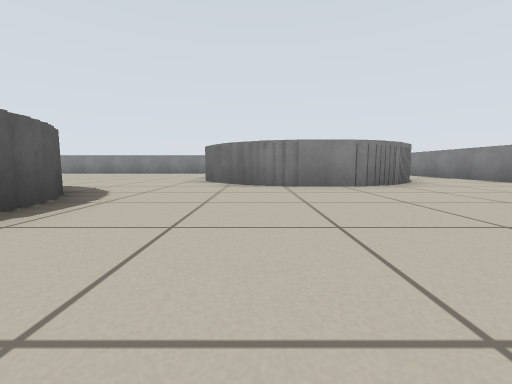
View 1 (above)

23 first-person views from a walk through a world built for the Player/Stage simulator. The camera is 0.37 m above the floor, tilts 6° down and sees 90° across. The lines on the ground mark 1 m squares. The floor is counted in squares, 1 m on a side. Each view is taken from the middle of a square. On the plan, view 1 faces up. The plan holds only what a view shows up to about 9 squares ahead; the rest is blank. Robots are left out.

View 2
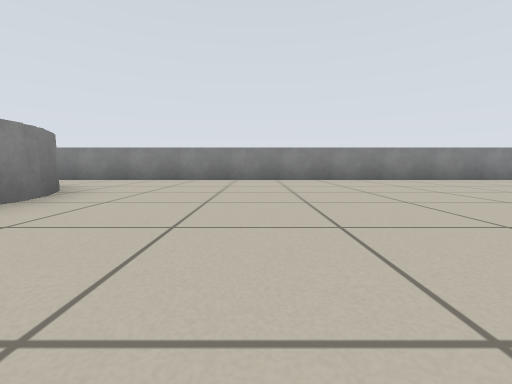

View 3
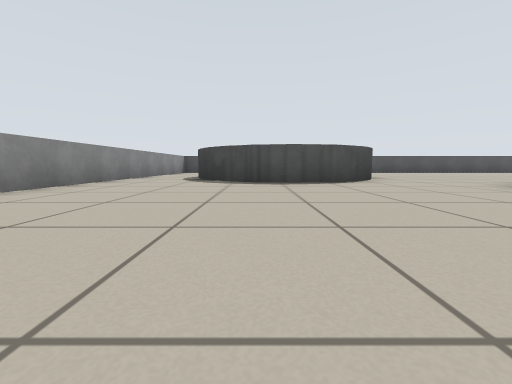

View 4
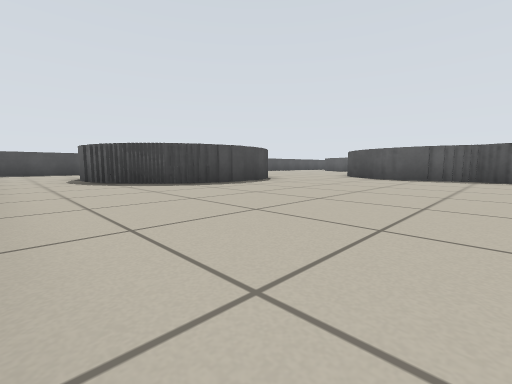

View 5
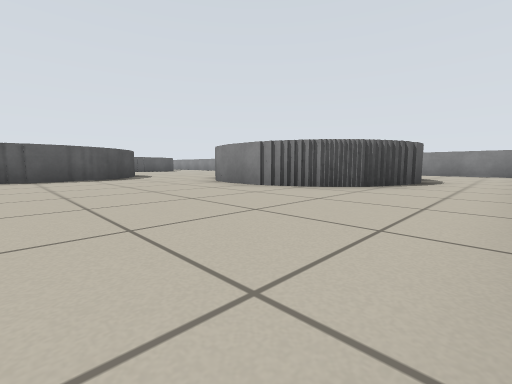

View 6
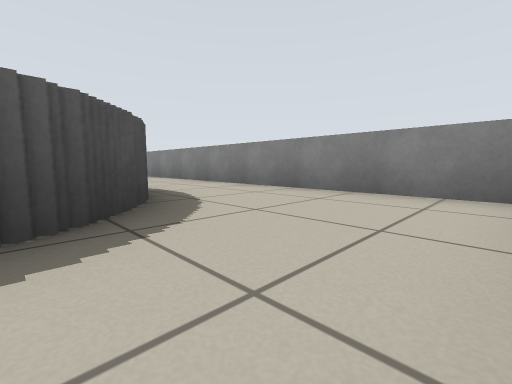

View 7
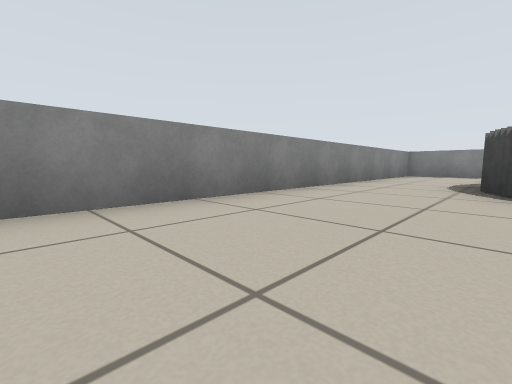

View 8
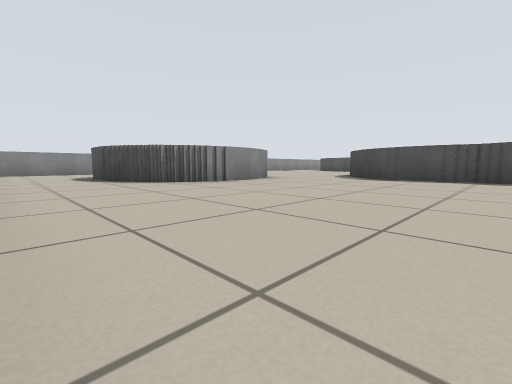

View 9
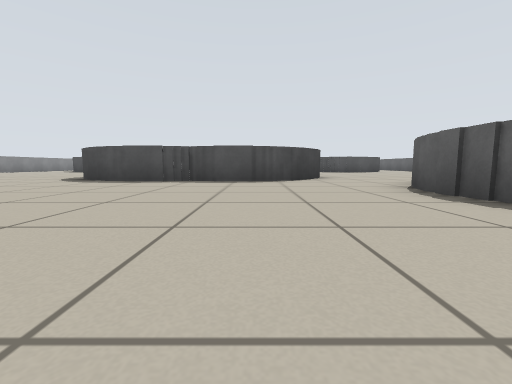

View 10
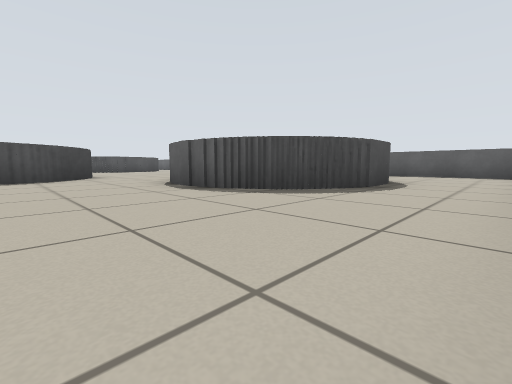

View 11
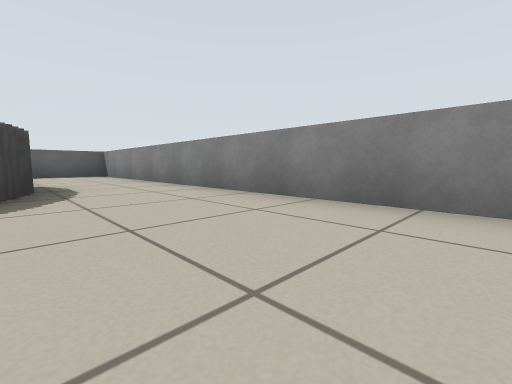

View 12
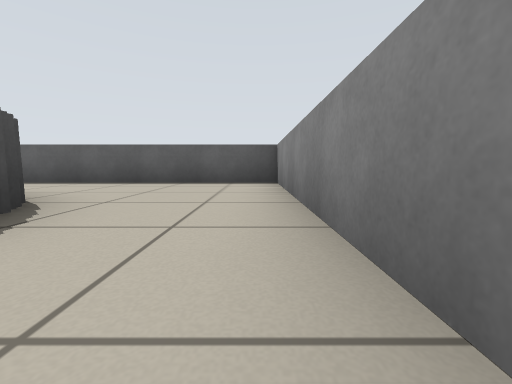

View 13
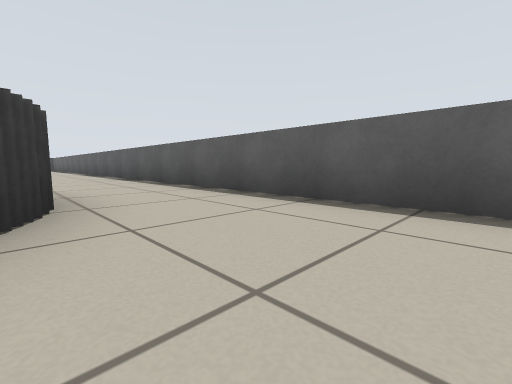

View 14
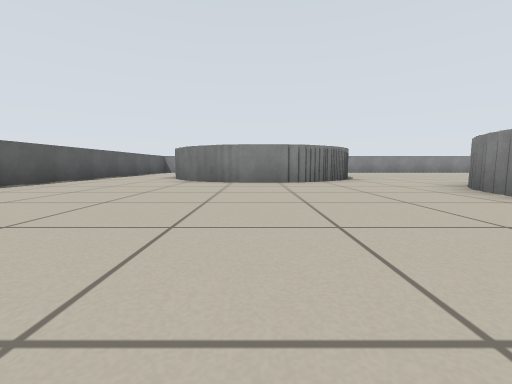

View 15
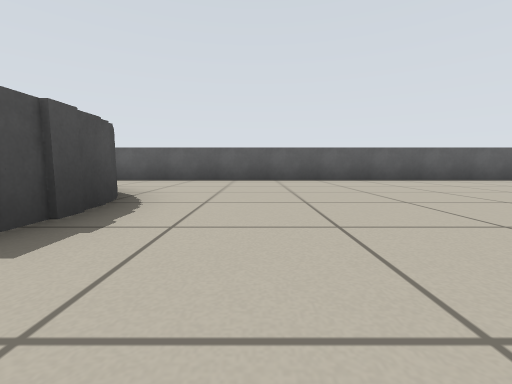

View 16
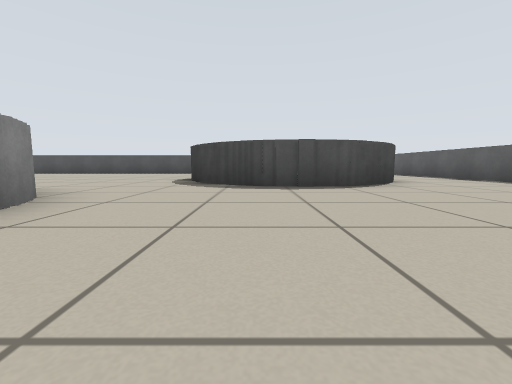

View 17
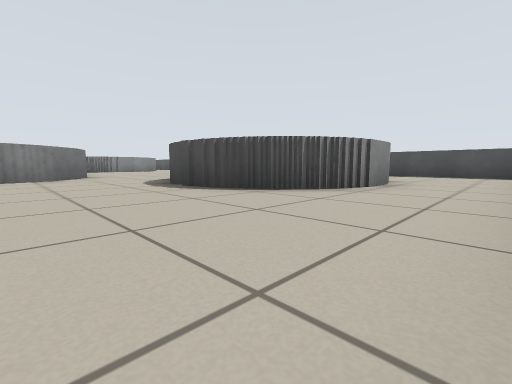

View 18
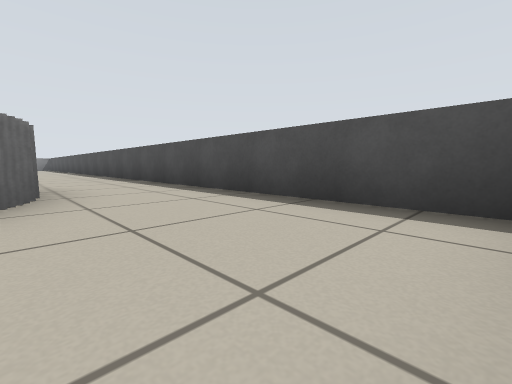

View 19
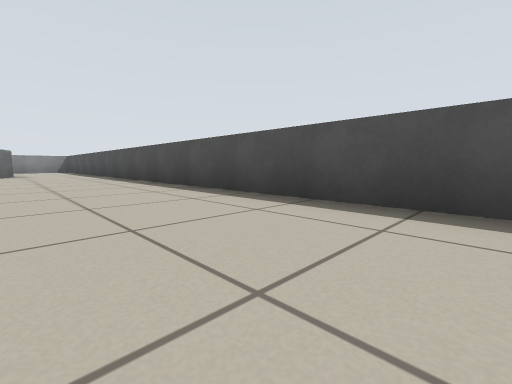

View 20
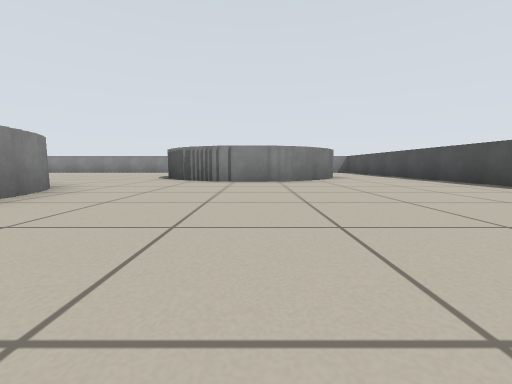

View 21
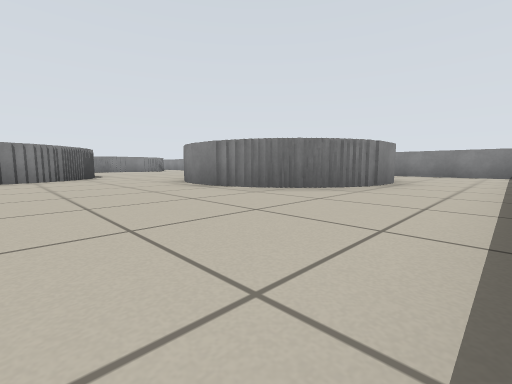

View 22
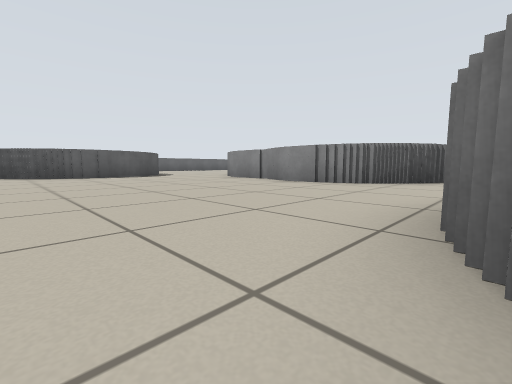

View 23
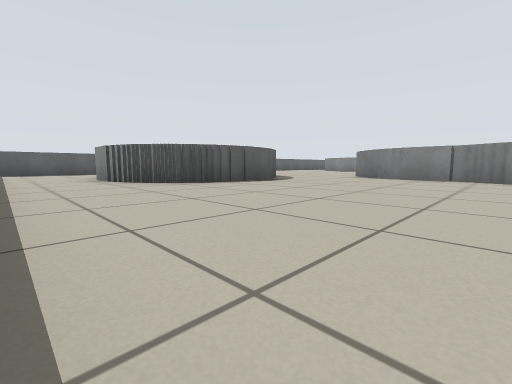

### Floor plan
Points are (right, up) in squares from view 1. A wall is a line through its corners. A room is listed if a view was taken in it or the views show most of it. See-through windows are left out.
Room 1 (views 1, 2, 3, 4, 5, 6, 22)
walls: (2.1, -3.7) (2.6, -3.7); (0, -3.4) (2.2, -3.4); (-2.1, 0.2) (-2.1, -1.8); (3.2, -4.1) (3.2, -4.9); (-2.2, 0.9) (-2.2, 0.1); (2.2, 4.4) (0.1, 4.4); (-2.2, -1.6) (-2.2, -2.2); (2.6, 4.7) (2.1, 4.7); (-2.1, 2.8) (-2.1, 0.8); (3.7, -4.9) (3.7, -6.1); (0, 4.8) (-0.5, 4.8); (-0.8, -4.6) (-0.8, -4.1); (-2.2, 3.4) (-2.2, 2.6); (-2.9, -2.9) (-3.5, -2.9); (3.2, 5.9) (3.2, 5.1); (3.7, 7.4) (3.7, 5.9); (0, -7.9) (-0.5, -7.9); (0.4, -8.1) (-0.1, -8.1); (1.9, -8.3) (0.2, -8.3); (3.2, 8.6) (3.2, 7.9); (-0.8, 8.8) (-0.1, 8.8); (-0.2, 9.1) (0.4, 9.1); (0.2, 9.3) (1.8, 9.3); (5.4, -10) (5.4, 11.4) (-1.6, 11.4); (-1.5, -10.4) (5, -10.4)
ways out: opening at (-2, 5) to room 2; opening at (-0.5, 10.5) to room 2; opening at (-2.5, -4) to room 4; opening at (-1.3, -9) to room 4
Room 2 (views 7, 8, 9, 10, 11, 12, 13)
walls: (-9.4, 7.9) (-9.4, 5.9); (-9.6, 8.2) (-9.6, 7.8); (-11.1, 9.1) (-10.4, 9.1); (-6.9, 11.4) (-16.4, 11.4) (-16.4, 5.4); (-7.5, 4.1) (-3.4, 4.1); (-7.9, 3.9) (-7.4, 3.9); (-8.2, 3.8) (-7.8, 3.8); (-12.6, 9.3) (-11, 9.3); (-13.4, 9.1) (-12.9, 9.1); (-8.8, 2) (-8.8, 3); (-2.9, 3.4) (-2.2, 3.4); (-1.3, 6) (-1.3, 7.8); (-1, 7.6) (-1, 8.2); (-0.8, 8.1) (-0.8, 8.8); (-1.6, 11.4) (-4.1, 11.4); (-1, 5.5) (-1, 6)
ways out: opening at (-2, 5) to room 1; opening at (-0.5, 10.5) to room 1; opening at (-15.5, 6) to room 3; opening at (-9.5, 3.5) to room 3
Room 3 (views 14, 16, 17)
walls: (-12.9, -3.4) (-10.8, -3.4); (-13.9, -4.8) (-13.9, -4.1); (-13.1, 4.8) (-13.6, 4.8); (-14.1, -5.1) (-14.1, -4.6); (-10.8, 4.4) (-12.9, 4.4); (-8.8, -1.9) (-8.8, -1); (-16.4, 5.4) (-16.4, -7.5); (-10.4, 4.7) (-10.9, 4.7); (-14.3, -6.6) (-14.3, -5)
ways out: opening at (-15.5, 6) to room 2; opening at (-9.5, 3.5) to room 2; opening at (-15.5, -8) to room 4; opening at (-10, -2.5) to room 4
Room 4 (views 15, 18, 19, 20, 21, 23)
walls: (-9.6, -6.8) (-9.6, -7.2); (-10.1, -7.9) (-10.6, -7.9); (-9.4, -4.9) (-9.4, -6.9); (-10.5, -8.1) (-11, -8.1); (-9.6, -4.4) (-9.6, -5); (-10.9, -8.3) (-12.6, -8.3); (-7.4, -2.5) (-7.9, -2.5); (-8.2, -2.4) (-8.2, -1.9); (-5.4, -2.9) (-7.5, -2.9); (-3.4, -3.1) (-5.5, -3.1); (-1.3, -6.8) (-1.3, -5); (-1, -7.2) (-1, -6.6); (-1, -5) (-1, -4.5); (-16.4, -7.5) (-16.4, -10); (-16.1, -10.4) (-1.5, -10.4)
ways out: opening at (-2.5, -4) to room 1; opening at (-1.3, -9) to room 1; opening at (-15.5, -8) to room 3; opening at (-10, -2.5) to room 3

Positions as (right, up) in squares from view 1, and headings:
1: (0, 0), facing up
2: (-1, 2), facing right
3: (2, 2), facing down
4: (5, 1), facing down-left
5: (5, 1), facing up-left
6: (5, 8), facing up-left
7: (-4, 9), facing up-right
8: (-6, 11), facing down-right
9: (-7, 10), facing down
10: (-7, 11), facing down-left
11: (-7, 9), facing up-left
12: (-11, 11), facing left
13: (-14, 10), facing down-left
14: (-12, -1), facing up
15: (-10, -2), facing left
16: (-11, 1), facing down
17: (-16, -1), facing down-right
18: (-16, -8), facing down-right
19: (-10, -8), facing down-right
20: (-7, -6), facing right
21: (-4, -10), facing up-right
22: (-1, -8), facing up-left
23: (-5, -10), facing up-left
